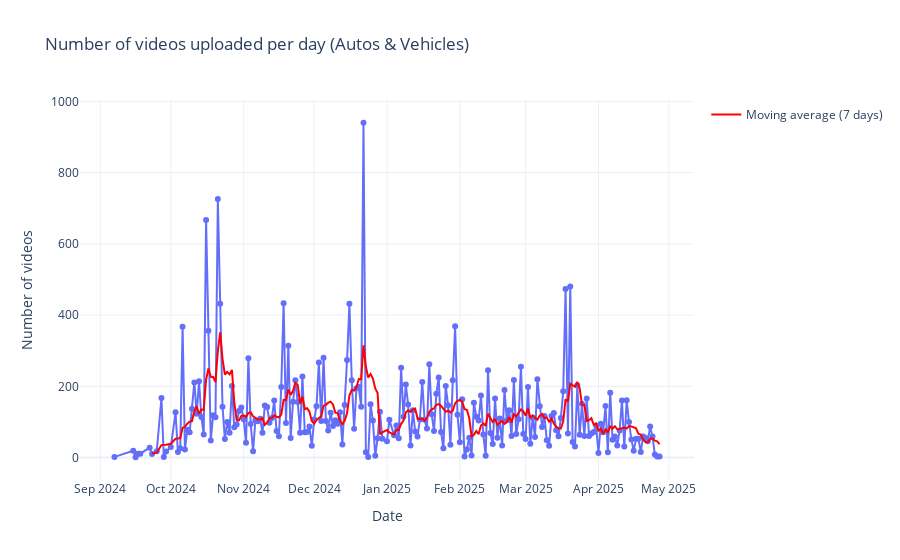
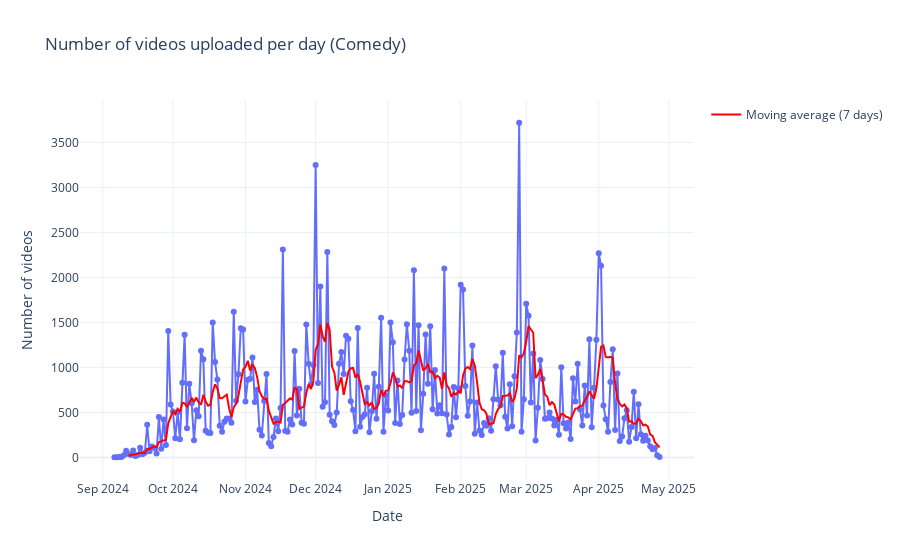
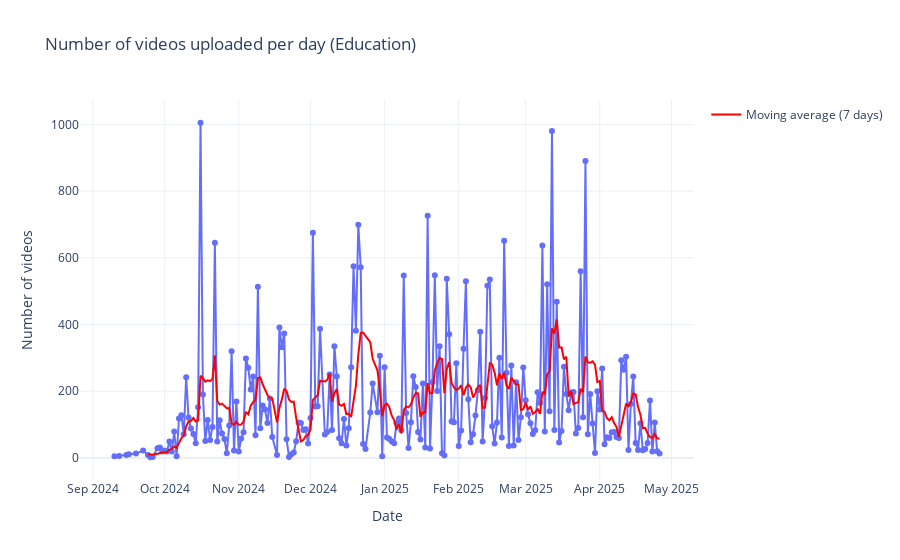

The notebook cell these images were saved under, in order:
### Code cell
videos_per_category = df.groupby([df['video_category_id'], df['video_published_at'].dt.date]).size().reset_index(name='count')
videos_per_category['video_published_at'] = pd.to_datetime(videos_per_category['video_published_at'])

category_figures = []

for category in videos_per_category['video_category_id'].unique():
    category_data = videos_per_category[videos_per_category['video_category_id'] == category]
    category_rolling = category_data['count'].rolling(window=7).mean()

    fig = px.line(
        category_data,
        x='video_published_at',
        y='count',
        markers=True,
        title=f'Number of videos uploaded per day ({category})',
        labels={'video_published_at': 'Date', 'count': 'Number of videos'}
    )

    fig.add_trace(
        go.Scatter(
            x=category_data['video_published_at'],
            y=category_rolling,
            mode='lines',
            name='Moving average (7 days)',
            line=dict(color='red'),
            opacity=1
        )
    )

    fig.update_layout(
        xaxis_title='Date',
        yaxis_title='Number of videos',
        template='plotly_white',
        showlegend=True
    )

    category_figures.append(fig)

for fig in category_figures:
    fig.show()

### Figure 1 — Plotly figure (JSON) as saved in the notebook; plotly's stock layout.template omitted (floating-point values rounded to 4 significant figures; data arrays with more than 128 entries replaced by an {"elided": "..."} marker saying what was removed)
{"data": [{"hovertemplate": "Date=%{x}<br>Number of videos=%{y}<extra></extra>", "legendgroup": "", "line": {"color": "#636efa", "dash": "solid"}, "marker": {"symbol": "circle"}, "mode": "lines+markers", "name": "", "orientation": "v", "showlegend": false, "type": "scatter", "x": {"elided": "217 str values"}, "xaxis": "x", "y": {"elided": "217 int values"}, "yaxis": "y"}, {"line": {"color": "red"}, "mode": "lines", "name": "Moving average (7 days)", "opacity": 1, "type": "scatter", "x": {"elided": "217 str values"}, "y": {"elided": "217 float values"}}], "layout": {"legend": {"tracegroupgap": 0}, "showlegend": true, "title": {"text": "Number of videos uploaded per day (Autos & Vehicles)"}, "xaxis": {"anchor": "y", "domain": [0, 1], "title": {"text": "Date"}}, "yaxis": {"anchor": "x", "domain": [0, 1], "title": {"text": "Number of videos"}}}}

### Figure 2 — Plotly figure (JSON) as saved in the notebook; plotly's stock layout.template omitted (floating-point values rounded to 4 significant figures; data arrays with more than 128 entries replaced by an {"elided": "..."} marker saying what was removed)
{"data": [{"hovertemplate": "Date=%{x}<br>Number of videos=%{y}<extra></extra>", "legendgroup": "", "line": {"color": "#636efa", "dash": "solid"}, "marker": {"symbol": "circle"}, "mode": "lines+markers", "name": "", "orientation": "v", "showlegend": false, "type": "scatter", "x": {"elided": "234 str values"}, "xaxis": "x", "y": {"elided": "234 int values"}, "yaxis": "y"}, {"line": {"color": "red"}, "mode": "lines", "name": "Moving average (7 days)", "opacity": 1, "type": "scatter", "x": {"elided": "234 str values"}, "y": {"elided": "234 float values"}}], "layout": {"legend": {"tracegroupgap": 0}, "showlegend": true, "title": {"text": "Number of videos uploaded per day (Comedy)"}, "xaxis": {"anchor": "y", "domain": [0, 1], "title": {"text": "Date"}}, "yaxis": {"anchor": "x", "domain": [0, 1], "title": {"text": "Number of videos"}}}}

### Figure 3 — Plotly figure (JSON) as saved in the notebook; plotly's stock layout.template omitted (floating-point values rounded to 4 significant figures; data arrays with more than 128 entries replaced by an {"elided": "..."} marker saying what was removed)
{"data": [{"hovertemplate": "Date=%{x}<br>Number of videos=%{y}<extra></extra>", "legendgroup": "", "line": {"color": "#636efa", "dash": "solid"}, "marker": {"symbol": "circle"}, "mode": "lines+markers", "name": "", "orientation": "v", "showlegend": false, "type": "scatter", "x": {"elided": "216 str values"}, "xaxis": "x", "y": {"elided": "216 int values"}, "yaxis": "y"}, {"line": {"color": "red"}, "mode": "lines", "name": "Moving average (7 days)", "opacity": 1, "type": "scatter", "x": {"elided": "216 str values"}, "y": {"elided": "216 float values"}}], "layout": {"legend": {"tracegroupgap": 0}, "showlegend": true, "title": {"text": "Number of videos uploaded per day (Education)"}, "xaxis": {"anchor": "y", "domain": [0, 1], "title": {"text": "Date"}}, "yaxis": {"anchor": "x", "domain": [0, 1], "title": {"text": "Number of videos"}}}}
